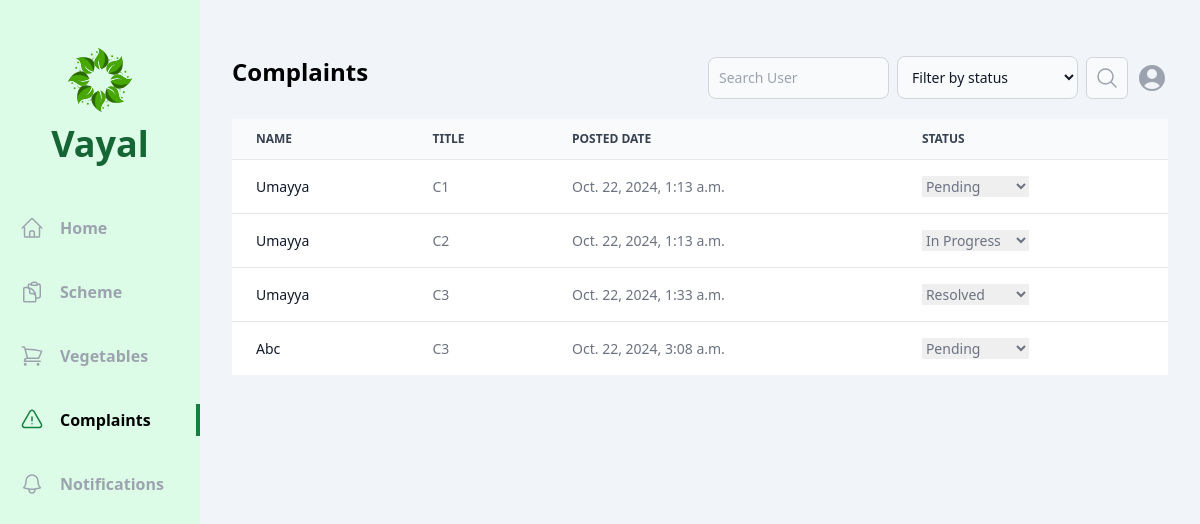
/officer/complaint/, run on the app's committed database.
### officer/models.py (models this page shows, shortened)
class Complaint(models.Model):
    vayal_user = models.ForeignKey(Vayal_User, on_delete=models.CASCADE)
    title = models.CharField(max_length=150)
    description = models.TextField()
    created_at = models.DateTimeField(auto_now_add=True)
    status = models.CharField(max_length=50, choices=complaint_status, default='Pending')

### vayal_user/models.py (models this page shows)
class Vayal_User(models.Model):
    account = models.OneToOneField(User, on_delete=models.CASCADE)
    name=models.CharField(max_length=225)
    dob=models.DateField()
    gender= models.CharField(max_length=20, choices=gender)
    phone_number = models.CharField(max_length=10)
    aadhar_number= models.CharField(max_length=12)
    cast=models.CharField(max_length=20, choices=cast)
    house_name=models.CharField(max_length=225)
    place=models.CharField(max_length=225)
    village=models.CharField(max_length=225)
    pincode = models.CharField(max_length=6)
    muncipality=models.CharField(max_length=225,default="Kozhikode")
    district=models.CharField(max_length=225,default="Kozhikode")
    land_ownership=models.CharField(max_length=20, choices=land)
    photo=models.ImageField(upload_to='photos/')
    vegetable_permission=models.CharField(max_length=225,default="Pending")
    def __str__(self):
        return self.name

### officer/views/complaints.py (the view)
# urls.py: path('complaint/',complaints.index, name='complaints'),
def index(request):
    vayal_user = request.GET.get(' vayal_user')
    status = request.GET.get('status')
    complaints = Complaint.objects.all()
    if  vayal_user:
        complaints = complaints.filter(student__name__icontains= vayal_user)
    if status:
        complaints = complaints.filter(status=status)
    context = {
        'vayal_user':  vayal_user,
        'status': status,
        'complaints': complaints,
    }
    return render(request, 'officer/complaint/index.html', context)

### officer/templates/officer/complaint/index.html (shortened to what this page needs)
{% extends 'base.html' %}
{% block content %}
<div class="flex  bg-slate-100">
  <div class="w-2/12 bg-green-100 flex flex-col items-center pb-10">
      <div class="my-12 flex flex-col gap-3 justify-center items-center">
          <h1 class="text-4xl font-bold text-green-800 ">Vayal</h1>
      </div>
      <ul class="flex flex-col gap-8 w-full font-bold text-gray-400">
        <li class="w-full flex items-center px-5 py-1 gap-4 group hover:text-gray-500 cursor-pointer hover:border-green-700 hover:border-r-4">
          <a href="{% url 'officer:home' %}">Home</a>
      </li>
      <li class="w-full flex items-center px-5 py-1 gap-4 group hover:text-gray-500 cursor-pointer hover:border-green-700 hover:border-r-4">
              <a href="{% url 'officer:schemes' %}">Scheme</a>
          </li>
          <li class="w-full flex items-center px-5 py-1 gap-4 group hover:text-gray-500 cursor-pointer hover:border-green-700 hover:border-r-4">
            <a href="{% url 'officer:vegetables' %}">Vegetables</a>
        </li>
        <li class="w-full flex items-center px-5 py-1 gap-4 border-r-4 text-black border-green-700">
            <a href="{% url 'officer:complaints' %}">Complaints</a>
        </li>
        <li class="w-full flex items-center px-5 py-1 gap-4 group hover:text-gray-500 cursor-pointer hover:border-green-700 hover:border-r-4">
            <a href="{% url 'officer:notifications' %}">Notifications</a>
        </li>
      </ul>
    </div>
    <div class="w-10/12 h-screen overflow-y-auto px-8 py-14">
        <div class="flex justify-between mb-5">
            <h1 class="text-2xl font-bold">Complaints</h1>
            <div class="flex items-center gap-2">
                <form class="flex items-center gap-2" method="get">
                    <input name="vayal_user" type="text" id="simple-search" class="bg-gray-50 border border-gray-300 text-gray-900 text-sm rounded-lg focus:ring-blue-500 focus:border-blue-500 block w-full p-2.5" placeholder="Search User">
                    <select name="status" class="bg-gray-50 border border-gray-300 text-gray-900 text-sm rounded-lg focus:ring-blue-500 focus:border-blue-500 block w-full p-2.5">
                        <option selected value="all" disabled selected>Filter by status</option>
                    </select>
                    <button type="submit" class="bg-gray-50 p-2 text-gray-400 border cursor-pointer border-gray-300 rounded-md">
                        <svg xmlns="http://www.w3.org/2000/svg" fill="none" viewBox="0 0 24 24" stroke-width="1.5" stroke="currentColor" class="w-6 h-6">
                            <path stroke-linecap="round" stroke-linejoin="round" d="M21 21l-5.197-5.197m0 0A7.5 7.5 0 105.196 5.196a7.5 7.5 0 0010.607 10.607z" />
                        </svg>
                    </button>
                </form>
                <div class="relative">
            </div>
            </div>
        </div>
        <div class="border-none rounded-lg">
            <table class="min-w-full divide-y divide-gray-200 text-sm text-left text-gray-500">
                <thead class="text-xs text-gray-700 uppercase bg-gray-50">
                    <tr class="">
                        <th scope="col" class="px-6 py-3">
                           Name
                        </th>
                        <th scope="col" class="px-6 py-3">
                            Title
                        </th>
                        <th scope="col" class="px-6 py-3">
                            Posted Date
                        </th>
                        <th scope="col" class="px-6 py-3" colspan="2">
                            Status
                        </th>
                    </tr>
                </thead>
                <tbody>
                    {% for complaint in complaints %}
                        <tr class="bg-white border-b last:border-none">
                            <th scope="row" class="px-6 py-4 font-medium text-gray-900 whitespace-nowrap">
                                {{ complaint.vayal_user }}
                            </th>
                            <td class="px-6 py-4">
                                {{ complaint.title }}
                            </td>
                            <td class="px-6 py-4">
                                {{ complaint.created_at }}
                            </td>
                            <td class="px-6 py-4">
                                <form method="post" action="{% url 'officer:update_complaint_status' complaint.id %}">
                                    <select name="status" onchange="this.form.submit()">
                                        <option value="Pending" {% if complaint.status == 'Pending' %}selected{% endif %}>Pending</option>
                                        <option value="In Progress" {% if complaint.status == 'In Progress' %}selected{% endif %}>In Progress</option>
                                        <option value="Resolved" {% if complaint.status == 'Resolved' %}selected{% endif %}>Resolved</option>
                                    </select>
                                </form>
                            </td>
                        </tr>
                    {% endfor %}
                </tbody>
            </table>
        </div>
    </div>
</div>
{% endblock content %}

### data on the page
Complaint: vayal_user "Umayya", title "C1", created_at "Oct. 22, 2024, 1:13 a.m.", status "Pending"
Complaint: vayal_user "Umayya", title "C2", created_at "Oct. 22, 2024, 1:13 a.m.", status "In Progress"
Complaint: vayal_user "Umayya", title "C3", created_at "Oct. 22, 2024, 1:33 a.m.", status "Resolved"
Complaint: vayal_user "Abc", title "C3", created_at "Oct. 22, 2024, 3:08 a.m.", status "Pending"
